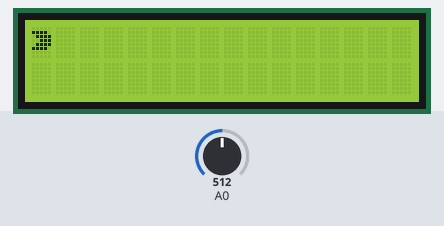
The sketch below on a simulated Arduino Uno, built with avr-gcc and run on an emulated ATmega328P. Shown: 16×2 character LCD. The test bench sets the inputs (shaded band); at power-on: A0 = 512.

Above: at 7.2 s.
7.3 s: A0 set to 52
At 8.6 s:
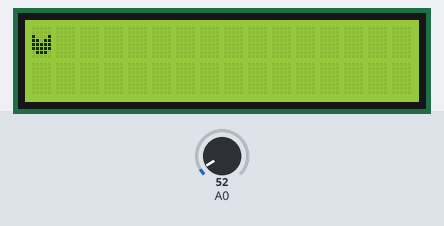
9.0 s: A0 set to 43
At 9.23 s:
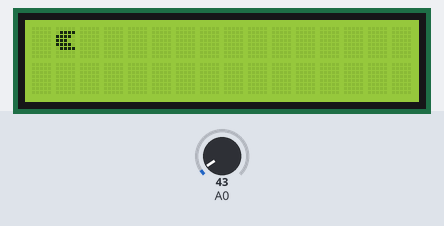
11.4 s: A0 set to 306
At 11.9 s:
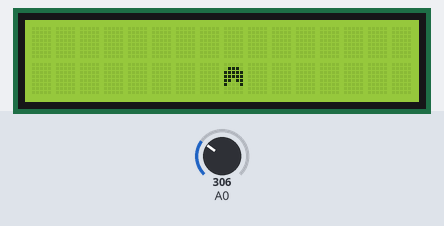
12.9 s: A0 set to 565
At 13.9 s:
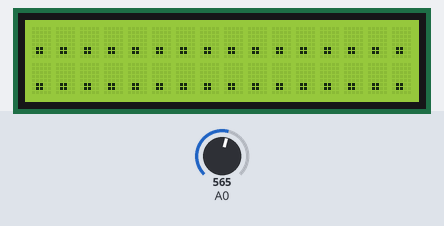
Timing chart, 0 to 15.5 s (numbered marks = the images above; inputs shaded):
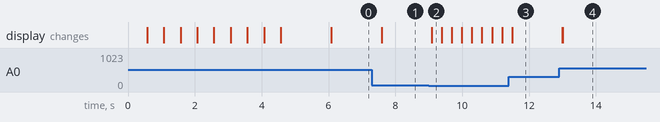

The sketch:

movechar.ino
```cpp
#include <Arduino.h>

#include <LiquidCrystal.h>

LiquidCrystal lcd(8, 9, 4, 5, 6, 7);

// define some values used by the panel and buttons
int lcd_key     = 0;
int adc_key_in  = 0;
#define btnRIGHT  0
#define btnUP     1
#define btnDOWN   2
#define btnLEFT   3
#define btnSELECT 4
#define btnNONE   5

int linePosition = 0;
int colPosition = 0;

byte smiley[8] = {
  B00000,
  B10001,
  B00000,
  B00000,
  B10001,
  B01110,
  B00000,
};

byte sad[8] = {
  B00000,
  B10001,
  B00000,
  B00000,
  B01110,
  B10001,
  B00000,
};

byte left[8] = {
  B00000,
  B11110,
  B01111,
  B00111,
  B01111,
  B11110,
  B00000,
};

byte right[8] = {
  B00000,
  B01111,
  B11110,
  B11100,
  B11110,
  B01111,
  B00000,
};

byte down[8] = {
  B00000,
  B01110,
  B11111,
  B11111,
  B11011,
  B10001,
  B00000,
};

byte up[8] = {
  B00000,
  B00000,
  B10001,
  B11011,
  B11111,
  B11111,
  B01110,
  B00000,
};

int read_LCD_buttons() {
  adc_key_in = analogRead(0);      // read the value from the sensor
  // my buttons when read are centered at these valies: 0, 144, 329, 504, 741
  // we add approx 50 to those values and check to see if we are close
  if (adc_key_in > 1000) return btnNONE; // We make this the 1st option for speed reasons since it will be the most likely result
  if (adc_key_in < 50)   return btnRIGHT;
  if (adc_key_in < 195)  return btnUP;
  if (adc_key_in < 380)  return btnDOWN;
  if (adc_key_in < 555)  return btnLEFT;
  if (adc_key_in < 790)  return btnSELECT;
  return btnNONE;  // when all others fail, return this...
}

void setup() {
  // put your setup code here, to run once:
  lcd.createChar(0, up);
  lcd.createChar(1, down);
  lcd.createChar(3, left);
  lcd.createChar(4, right);
  lcd.begin(16, 2);

  lcd.setCursor(0, 0);
  lcd.print("Full Chub");
  int my_size = 10;
  lcd.setCursor(0, 1);
  lcd.print("8");
  for (int i=1; i <= my_size; i++) {
    lcd.setCursor(i, 1);
    lcd.print("=D   ");
    if (i == my_size)
        {
          lcd.setCursor(i, 1);
          lcd.print("=D*   ");
        }
    delay(500);
  }
  delay(1000);
  lcd.setCursor(0, 0);
  lcd.print("               ");
  lcd.setCursor(0, 1);
  lcd.print("               ");
  lcd.setCursor(0, 0);
  lcd.print(".");
}

void loop() {
  // put your main code here, to run repeatedly:


  lcd_key = read_LCD_buttons();

  switch (lcd_key)               // depending on which button was pushed, we perform an action
  {

    //RIGHT BUTTON
    case btnRIGHT:
      {

        lcd.setCursor(colPosition, linePosition);
        lcd.print(" ");
        colPosition++;

        if (colPosition > 15)
        {
          colPosition = 15;

        }

        lcd.setCursor(colPosition, linePosition);
        lcd.write(byte(4));
        delay(300);
        break;
      }

    //LEFT BUTTON
    case btnLEFT:
      {
        lcd.setCursor(colPosition, linePosition);
        lcd.print(" ");
        colPosition = colPosition - 1;
        if (colPosition < 0)
        {
          colPosition = 0;
        }

        lcd.setCursor(colPosition, linePosition);
        lcd.write(byte(3));
        delay(300);
        break;
      }

    //UP BUTTON
    case btnUP:
      {

        lcd.setCursor(colPosition, linePosition);
        lcd.print(" ");
        linePosition = linePosition -1;


        if (linePosition < 0)
        {
          linePosition = 0;

        }

        lcd.setCursor(colPosition, linePosition);
        lcd.write(byte(0));
        delay(300);
        break;
      }

    // DOWN BUTTON
    case btnDOWN:
      {
        lcd.setCursor(colPosition, linePosition);
        lcd.print(" ");
        linePosition = linePosition + 1;

        if (linePosition > 1)
        {
          linePosition = 1;

        }
        lcd.setCursor(colPosition, linePosition);
        lcd.write(byte(1));
        delay(300);
        break;
      }


    case btnSELECT:
      {
       lcd.print(".");
       break;
     }
        // case btnNONE:
        // {
        // lcd.print(".");
        // break;
        // }
  }


}
```

Measured:
- the behaviour switches between 50 and 49 on A0 (found by bisection; images 1 and 2)
- after the input at 7.3 s, the display: changes after 0.29 s (image 1)
- after the input at 9.0 s, the display: changes after 0.09 s (image 2)
- after the input at 11.4 s, the display: changes after 0.09 s (image 3)
- after the input at 12.9 s, the display: first changes after 0.10 s (image 4 shows a later state)
